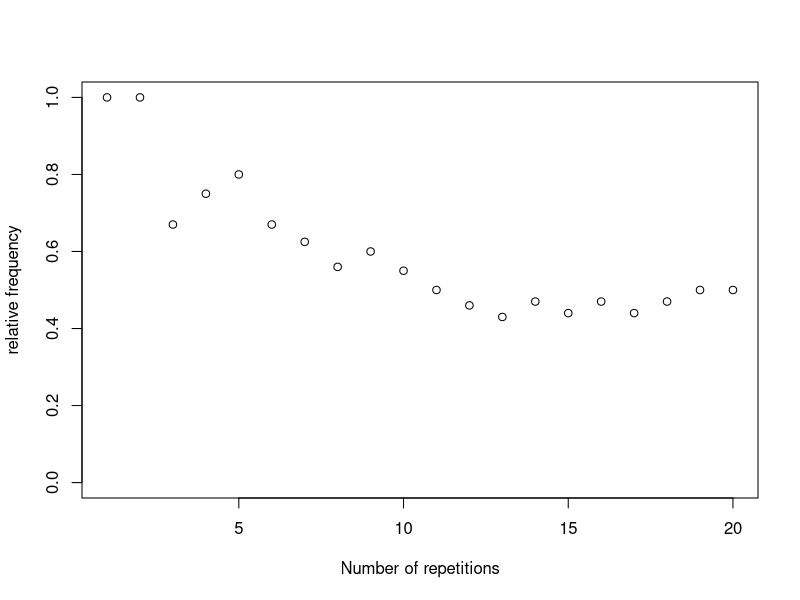

Here is the R script that generated this plot:
## ---- chunk 1
plot(c(1:20), c(1,1,.67,.75,.8,.67,.625,.56,.6,.55,.5,.46,.43,.47,.44,.47,.44,.47,.5,.5), xlab = "Number of repetitions", ylab="relative frequency", xlim = c(1, 20), ylim = c(0,1))
